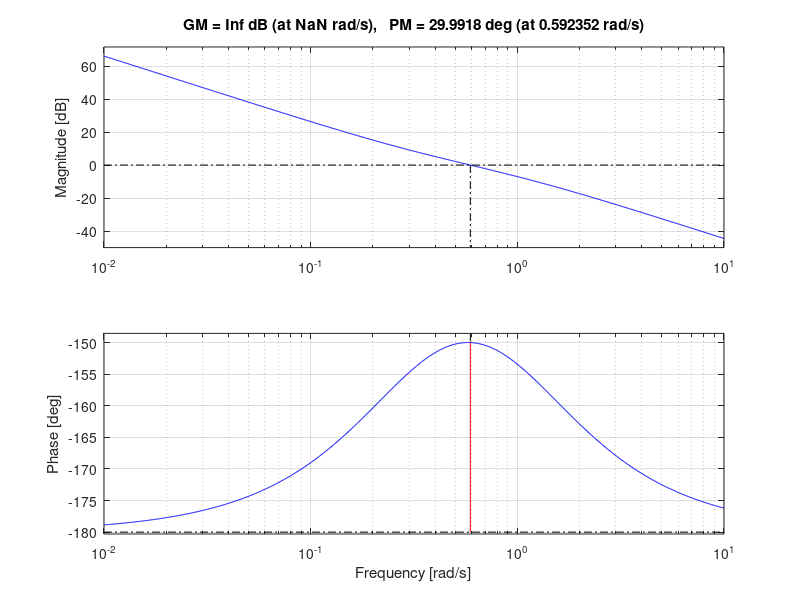

Here is the MATLAB script that generated this plot:
% Lektion
T = 0.206; % Time koeff
c = 10.63;
sqrt(T)

clf

% Input funktion?
P = zpk([], [0 0 -1], 1)

% Proportionell komponent
K_p = 0.2;
% Deriverande komponent
T_D = 3;

% Transfer funtion
K = tf([K_p*T_D K_p], [1])

%C_pd = pid(K_p, 0, T_D)
%T_1 = feedback(C_pd*P, 1);
%step(T_1)

P*K

margin(P*K)